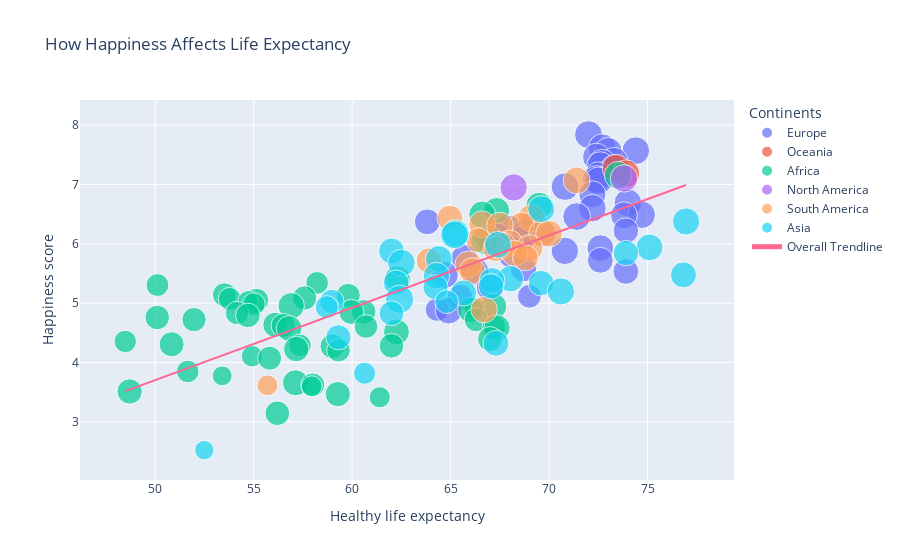

The cell this chart's notebook holds for it:
### Code cell
px.scatter(data2021, x = 'Healthy life expectancy', y = 'Happiness score', hover_data = ["Country"], title = "How Happiness Affects Life Expectancy", size= "Social support", color = 'Continents', trendline = "ols", trendline_scope = "overall", template = 'plotly')

### Figure 1 — Plotly figure (JSON) as saved in the notebook; plotly's stock layout.template omitted (floating-point values rounded to 4 significant figures; data arrays with more than 128 entries replaced by an {"elided": "..."} marker saying what was removed)
{"data": [{"customdata": [["Finland"], ["Denmark"], ["Switzerland"], ["Iceland"], ["Netherlands"], ["Norway"], ["Sweden"], ["Luxembourg"], ["Austria"], ["Germany"], ["Ireland"], ["United Kingdom"], ["Czech Republic"], ["Belgium"], ["France"], ["Malta"], ["Spain"], ["Italy"], ["Slovenia"], ["Kosovo"], ["Slovakia"], ["Lithuania"], ["Cyprus"], ["Estonia"], ["Poland"], ["Romania"], ["Serbia"], ["Latvia"], ["Hungary"], ["Portugal"], ["Croatia"], ["Bosnia and Herzegovina"], ["Moldova"], ["Greece"], ["Montenegro"], ["North Cyprus"], ["Belarus"], ["Russia"], ["Bulgaria"], ["Albania"], ["North Macedonia"], ["Georgia"], ["Ukraine"]], "hovertemplate": "Continents=Europe<br>Healthy life expectancy=%{x}<br>Happiness score=%{y}<br>Social support=%{marker.size}<br>Country=%{customdata[0]}<extra></extra>", "legendgroup": "Europe", "marker": {"color": "#636efa", "size": [0.954, 0.954, 0.942, 0.983, 0.942, 0.954, 0.934, 0.908, 0.934, 0.903, 0.947, 0.934, 0.947, 0.906, 0.942, 0.931, 0.932, 0.88, 0.948, 0.821, 0.936, 0.935, 0.802, 0.941, 0.898, 0.832, 0.873, 0.927, 0.943, 0.879, 0.924, 0.87, 0.857, 0.823, 0.858, 0.82, 0.91, 0.903, 0.931, 0.697, 0.805, 0.671, 0.888], "sizemode": "area", "sizeref": 0.002458, "symbol": "circle"}, "mode": "markers", "name": "Europe", "orientation": "v", "showlegend": true, "type": "scatter", "x": [72, 72.7, 74.4, 73, 72.4, 73.3, 72.7, 72.6, 73.3, 72.5, 72.4, 72.5, 70.81, 72.2, 74, 72.2, 74.7, 73.8, 71.4, 63.81, 69.2, 67.91, 73.9, 68.8, 69.7, 67.36, 68.6, 67.1, 68, 72.6, 70.8, 68.1, 65.7, 72.6, 68.7, 73.9, 66.25, 64.7, 67, 69.0, 65.47, 64.3, 64.9], "xaxis": "x", "y": [7.842, 7.62, 7.571, 7.554, 7.464, 7.392, 7.363, 7.324, 7.268, 7.155, 7.085, 7.064, 6.965, 6.834, 6.69, 6.602, 6.491, 6.483, 6.461, 6.372, 6.331, 6.255, 6.223, 6.189, 6.166, 6.14, 6.078, 6.032, 5.992, 5.929, 5.882, 5.813, 5.766, 5.723, 5.581, 5.536, 5.534, 5.477, 5.266, 5.117, 5.101, 4.891, 4.875], "yaxis": "y"}, {"customdata": [["New Zealand"], ["Australia"]], "hovertemplate": "Continents=Oceania<br>Healthy life expectancy=%{x}<br>Happiness score=%{y}<br>Social support=%{marker.size}<br>Country=%{customdata[0]}<extra></extra>", "legendgroup": "Oceania", "marker": {"color": "#EF553B", "size": [0.948, 0.94], "sizemode": "area", "sizeref": 0.002458, "symbol": "circle"}, "mode": "markers", "name": "Oceania", "orientation": "v", "showlegend": true, "type": "scatter", "x": [73.4, 73.9], "xaxis": "x", "y": [7.277, 7.183], "yaxis": "y"}, {"customdata": [["Israel"], ["Bahrain"], ["United Arab Emirates"], ["Saudi Arabia"], ["Kuwait"], ["Mauritius"], ["Libya"], ["Congo (Brazzaville)"], ["Ivory Coast"], ["Cameroon"], ["Senegal"], ["Ghana"], ["Niger"], ["Gambia"], ["Benin"], ["Guinea"], ["South Africa"], ["Turkey"], ["Morocco"], ["Algeria"], ["Iraq"], ["Gabon"], ["Burkina Faso"], ["Mozambique"], ["Nigeria"], ["Mali"], ["Iran"], ["Uganda"], ["Liberia"], ["Kenya"], ["Tunisia"], ["Lebanon"], ["Namibia"], ["Palestinian Territories"], ["Jordan"], ["Chad"], ["Swaziland"], ["Comoros"], ["Egypt"], ["Ethiopia"], ["Mauritania"], ["Madagascar"], ["Togo"], ["Zambia"], ["Sierra Leone"], ["Burundi"], ["Yemen"], ["Tanzania"], ["Malawi"], ["Lesotho"], ["Botswana"], ["Rwanda"], ["Zimbabwe"]], "hovertemplate": "Continents=Africa<br>Healthy life expectancy=%{x}<br>Happiness score=%{y}<br>Social support=%{marker.size}<br>Country=%{customdata[0]}<extra></extra>", "legendgroup": "Africa", "marker": {"color": "#00cc96", "size": [0.939, 0.862, 0.844, 0.891, 0.843, 0.905, 0.827, 0.636, 0.644, 0.71, 0.71, 0.727, 0.641, 0.69, 0.489, 0.639, 0.86, 0.822, 0.56, 0.802, 0.746, 0.776, 0.672, 0.744, 0.74, 0.724, 0.71, 0.781, 0.72, 0.688, 0.691, 0.848, 0.818, 0.826, 0.767, 0.619, 0.77, 0.626, 0.75, 0.764, 0.795, 0.686, 0.569, 0.708, 0.63, 0.49, 0.832, 0.702, 0.537, 0.787, 0.784, 0.552, 0.75], "sizemode": "area", "sizeref": 0.002458, "symbol": "circle"}, "mode": "markers", "name": "Africa", "orientation": "v", "showlegend": true, "type": "scatter", "x": [73.5, 69.5, 67.33, 66.6, 66.9, 66.7, 62.3, 58.22, 50.11, 53.52, 59.8, 57.59, 53.78, 55.16, 54.71, 55.01, 56.9, 67.2, 66.21, 66.0, 60.58, 59.96, 54.15, 54.71, 50.1, 51.97, 66.3, 56.1, 56.5, 60.7, 67.2, 67.36, 56.8, 62.25, 67, 48.48, 50.83, 57.35, 62.0, 59, 57.16, 59.3, 54.91, 55.81, 51.65, 53.4, 57.12, 58.0, 57.95, 48.7, 59.27, 61.4, 56.2], "xaxis": "x", "y": [7.157, 6.647, 6.561, 6.494, 6.106, 6.049, 5.41, 5.342, 5.306, 5.142, 5.132, 5.088, 5.074, 5.051, 5.045, 4.984, 4.956, 4.948, 4.918, 4.887, 4.854, 4.852, 4.834, 4.794, 4.759, 4.723, 4.721, 4.636, 4.625, 4.607, 4.596, 4.584, 4.574, 4.517, 4.395, 4.355, 4.308, 4.289, 4.283, 4.275, 4.227, 4.208, 4.107, 4.073, 3.849, 3.775, 3.658, 3.623, 3.6, 3.512, 3.467, 3.415, 3.145], "yaxis": "y"}, {"customdata": [["Canada"], ["United States"]], "hovertemplate": "Continents=North America<br>Healthy life expectancy=%{x}<br>Happiness score=%{y}<br>Social support=%{marker.size}<br>Country=%{customdata[0]}<extra></extra>", "legendgroup": "North America", "marker": {"color": "#ab63fa", "size": [0.926, 0.92], "sizemode": "area", "sizeref": 0.002458, "symbol": "circle"}, "mode": "markers", "name": "North America", "orientation": "v", "showlegend": true, "type": "scatter", "x": [73.8, 68.2], "xaxis": "x", "y": [7.103, 6.951], "yaxis": "y"}, {"customdata": [["Costa Rica"], ["Guatemala"], ["Uruguay"], ["Brazil"], ["Mexico"], ["Jamaica"], ["Panama"], ["Chile"], ["El Salvador"], ["Colombia"], ["Nicaragua"], ["Argentina"], ["Honduras"], ["Peru"], ["Ecuador"], ["Bolivia"], ["Paraguay"], ["Dominican Republic"], ["Venezuela"], ["Haiti"]], "hovertemplate": "Continents=South America<br>Healthy life expectancy=%{x}<br>Happiness score=%{y}<br>Social support=%{marker.size}<br>Country=%{customdata[0]}<extra></extra>", "legendgroup": "South America", "marker": {"color": "#FFA15A", "size": [0.891, 0.813, 0.925, 0.882, 0.831, 0.877, 0.896, 0.882, 0.762, 0.847, 0.864, 0.898, 0.812, 0.832, 0.821, 0.81, 0.893, 0.853, 0.861, 0.54], "sizemode": "area", "sizeref": 0.002458, "symbol": "circle"}, "mode": "markers", "name": "South America", "orientation": "v", "showlegend": true, "type": "scatter", "x": [71.4, 64.96, 69.1, 66.6, 68.6, 67.5, 69.65, 70, 66.4, 68.0, 67.66, 69, 67.3, 68.25, 68.8, 63.9, 65.9, 66.1, 66.7, 55.7], "xaxis": "x", "y": [7.069, 6.435, 6.431, 6.33, 6.317, 6.309, 6.18, 6.172, 6.061, 6.012, 5.972, 5.929, 5.919, 5.84, 5.764, 5.716, 5.653, 5.545, 4.892, 3.615], "yaxis": "y"}, {"customdata": [["Taiwan Province of China"], ["Singapore"], ["Uzbekistan"], ["Kazakhstan"], ["Thailand"], ["Japan"], ["Philippines"], ["South Korea"], ["Kyrgyzstan"], ["Mongolia"], ["Hong Kong S.A.R. of China"], ["Tajikistan"], ["Vietnam"], ["Malaysia"], ["Indonesia"], ["China"], ["Armenia"], ["Nepal"], ["Maldives"], ["Azerbaijan"], ["Turkmenistan"], ["Laos"], ["Bangladesh"], ["Pakistan"], ["Cambodia"], ["Myanmar"], ["Sri Lanka"], ["India"], ["Afghanistan"]], "hovertemplate": "Continents=Asia<br>Healthy life expectancy=%{x}<br>Happiness score=%{y}<br>Social support=%{marker.size}<br>Country=%{customdata[0]}<extra></extra>", "legendgroup": "Asia", "marker": {"color": "#19d3f3", "size": [0.898, 0.915, 0.918, 0.952, 0.888, 0.884, 0.83, 0.799, 0.893, 0.935, 0.836, 0.86, 0.85, 0.817, 0.811, 0.811, 0.799, 0.774, 0.913, 0.836, 0.983, 0.728, 0.693, 0.651, 0.765, 0.779, 0.827, 0.603, 0.463], "sizemode": "area", "sizeref": 0.002458, "symbol": "circle"}, "mode": "markers", "name": "Asia", "orientation": "v", "showlegend": true, "type": "scatter", "x": [69.6, 76.95, 65.25, 65.2, 67.4, 75.1, 62, 73.9, 64.4, 62.5, 76.82, 64.28, 68.03, 67.1, 62.24, 69.59, 67.06, 64.23, 70.6, 65.66, 62.41, 58.97, 64.8, 58.71, 62, 59.3, 67.3, 60.63, 52.49], "xaxis": "x", "y": [6.584, 6.377, 6.179, 6.152, 5.985, 5.94, 5.88, 5.845, 5.744, 5.677, 5.477, 5.466, 5.411, 5.384, 5.345, 5.339, 5.283, 5.269, 5.198, 5.171, 5.066, 5.03, 5.025, 4.934, 4.83, 4.426, 4.325, 3.819, 2.523], "yaxis": "y"}, {"hovertemplate": "<b>OLS trendline</b><br>Happiness score = 0.121987 * Healthy life expectancy + -2.39543<br>R<sup>2</sup>=0.589977<br><br>Healthy life expectancy=%{x}<br>Happiness score=%{y} <b>(trend)</b><extra></extra>", "legendgroup": "Overall Trendline", "line": {"color": "#FF6692"}, "mode": "lines", "name": "Overall Trendline", "showlegend": true, "type": "scatter", "x": {"elided": "149 float values"}, "xaxis": "x", "y": {"elided": "149 float values"}, "yaxis": "y"}], "layout": {"legend": {"itemsizing": "constant", "title": {"text": "Continents"}, "tracegroupgap": 0}, "title": {"text": "How Happiness Affects Life Expectancy"}, "xaxis": {"anchor": "y", "domain": [0, 1], "title": {"text": "Healthy life expectancy"}}, "yaxis": {"anchor": "x", "domain": [0, 1], "title": {"text": "Happiness score"}}}}
